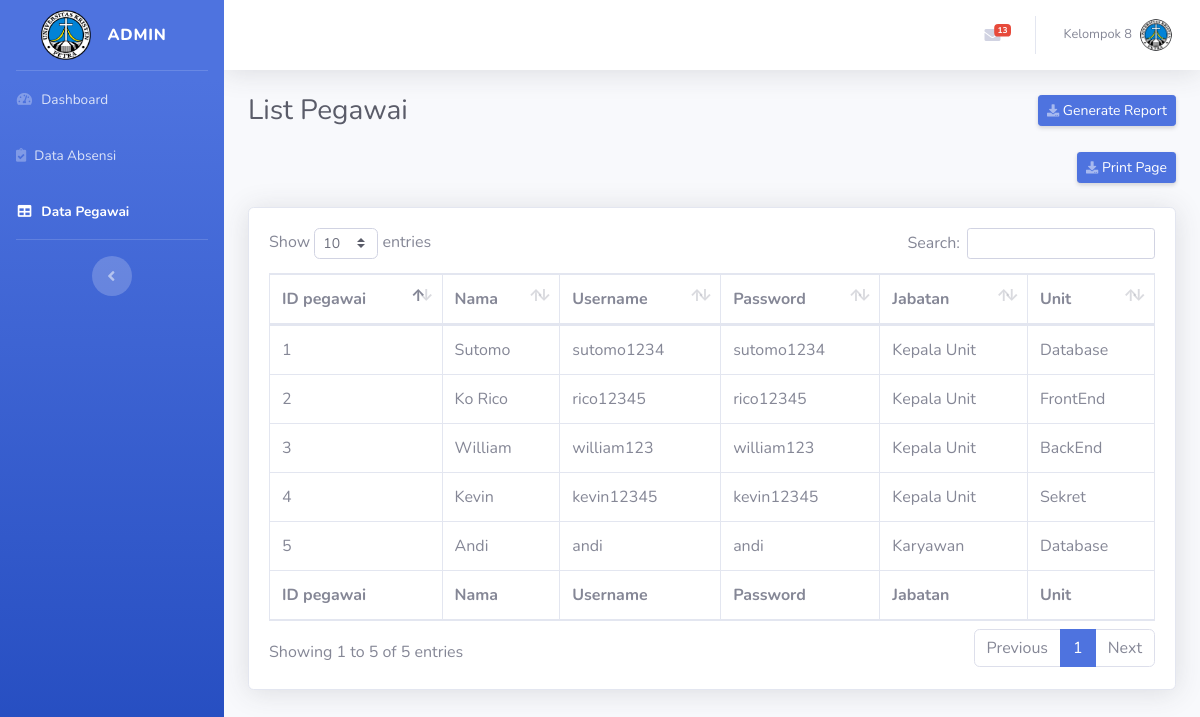
/admin_data_pegawai.php (signed in), run on the app's committed database.
### tables this page shows
CREATE TABLE `pegawai` (
  `id_pegawai` int(11) NOT NULL,
  `id_unit` int(11) NOT NULL,
  `nama_pegawai` varchar(255) NOT NULL,
  `username` varchar(10) NOT NULL,
  `sandi` varchar(10) NOT NULL,
  `jabatan_pegawai` varchar(255) NOT NULL,
  `tbl_img` varchar(255) NOT NULL
);

CREATE TABLE `unit` (
  `Id_unit` int(11) NOT NULL,
  `nama_unit` varchar(255) NOT NULL
);

### admin_data_pegawai.php (the view, shortened to what this page needs)
<?php
    include "config.php";
?>
<!DOCTYPE html>
<html lang="en">
    <head>
        <link href="vendor/fontawesome-free/css/all.min.css" rel="stylesheet" type="text/css">
        <link href="css/sb-admin-2.min.css" rel="stylesheet">
        <link href="vendor/datatables/dataTables.bootstrap4.min.css" rel="stylesheet">
    </head>
    <body id="page-top">
        <div id="wrapper">
            <ul class="navbar-nav bg-gradient-primary sidebar sidebar-dark accordion" id="accordionSidebar">
                <a class="sidebar-brand d-flex align-items-center justify-content-center" href="login.php">
                    <div class="sidebar-brand-icon ">
                        <img src="img/logoukp2.png" alt="blank" width="50" height="50">
                    </div>
                    <div class="sidebar-brand-text mx-3"><?php echo $_SESSION['name']; ?></div>
                </a>
                <hr class="sidebar-divider my-0">
                <li class="nav-item inactive">
                    <a class="nav-link" href="admin_dashboard.php">
                        <i class="fas fa-fw fa-tachometer-alt"></i>
                        <span>Dashboard</span></a>
                </li>
                <li class="nav-item inactive">
                    <a class="nav-link" href="admin_data_absensi.php">
                        <i class="fas fa-clipboard-check"></i>
                        <span>Data Absensi</span></a>
                </li>
                <li class="nav-item active">
                    <a class="nav-link" href="admin_data_pegawai.php">
                        <i class="fas fa-fw fa-table"></i>
                        <span>Data Pegawai</span></a>
                </li>
                <hr class="sidebar-divider d-none d-md-block">
                <div class="text-center d-none d-md-inline">
                    <button class="rounded-circle border-0" id="sidebarToggle"></button>
                </div>
            </ul>
            <div id="content-wrapper" class="d-flex flex-column">
                <div id="content">
                    <nav class="navbar navbar-expand navbar-light bg-white topbar mb-4 static-top shadow">
                        <ul class="navbar-nav ml-auto">
                            <li class="nav-item dropdown no-arrow mx-1">
                                <a class="nav-link dropdown-toggle" href="#" id="messagesDropdown" role="button"
                                    data-toggle="dropdown" aria-haspopup="true" aria-expanded="false">
                                    <i class="fas fa-envelope fa-fw"></i>
                                    <?php
                                    $sql = "SELECT c.id_cuti, c.id_pegawai, p.nama_pegawai, c.id_katagoricuti, k.nama_cuti, c.deskripsi FROM cuti c JOIN pegawai p ON c.id_pegawai = p.id_pegawai JOIN katagori_cuti k ON c.id_katagoricuti = k.id_katagoricuti WHERE c.status_cuti = 0";
                                    $result = mysqli_query($conn, $sql);
                                    ?>
                                    <span class="badge badge-danger badge-counter" id="hitung"><?php echo $result->num_rows;?></span>
                                </a>
                            </li>
                            <li class="nav-item dropdown no-arrow">
                                <a class="nav-link dropdown-toggle" href="#" id="userDropdown" role="button"
                                    data-toggle="dropdown" aria-haspopup="true" aria-expanded="false">
                                    <span class="mr-2 d-none d-lg-inline text-gray-600 small">Kelompok 8</span>
                                    <img class="img-profile rounded-circle"
                                        src="img/logoukp2.png">
                                </a>
                            </li>
                        </ul>
                    </nav>
                    <div class="container-fluid">
                        <div class="d-sm-flex align-items-center justify-content-between mb-4">
                            <h1 class="h3 mb-0 text-gray-800">List Pegawai</h1>
                            <a href="generate_report.php" class="d-none d-sm-inline-block btn btn-sm btn-primary shadow-sm "><i
                                    class="fas fa-download fa-sm text-white-50"></i> Generate Report</a>
                        </div>
                        <div class="d-sm-flex align-items-center justify-content-end mb-4">
                            <button onclick="window.print()" style="border:none; padding:0">
                                    <a class="d-none d-sm-inline-block btn btn-sm btn-primary shadow-sm">
                                        <i class="fas fa-download fa-sm text-white-50"></i> Print Page</a>
                            </button>
                        </div>
                        <div class="card shadow mb-4">
                            <div class="card-body">
                                <div class="table-responsive">
                                    <table class="table table-bordered" id="dataTable" width="100%" cellspacing="0">
                                        <thead>
                                            <tr>
                                                <th>ID pegawai</th>
                                                <th>Nama</th>
                                                <th>Username</th>
                                                <th>Password</th>
                                                <th>Jabatan</th>
                                                <th>Unit</th>
                                            </tr>
                                        </thead>
                                        <tfoot>
                                            <tr>
                                                <th>ID pegawai</th>
                                                <th>Nama</th>
                                                <th>Username</th>
                                                <th>Password</th>
                                                <th>Jabatan</th>
                                                <th>Unit</th>
                                            </tr>
                                        </tfoot>
                                        <tbody>
                                        <?php
                                            $sql = "SELECT * FROM pegawai p JOIN unit u ON u.id_unit = p.id_unit ";
                                            $query = mysqli_query($conn, $sql);
                                            while($row = mysqli_fetch_array($query)){
                                            echo "<tr>
                                            <td>".$row['id_pegawai']."</td>
                                            <td>".$row['nama_pegawai']."</td>
                                            <td>".$row['username']."</td>
                                            <td>".$row['sandi']."</td>
                                            <td>".$row['jabatan_pegawai']."</td>
                                            <td>".$row['nama_unit']."</td>
                                            </tr>";
                                            }
                                        ?>
                                        </tbody>
                                    </table>
                                </div>
                            </div>
                        </div>
                    </div>
                </div>
            </div>
        </div>
    </body>
</html>

### data on the page
pegawai: id_pegawai "1", nama_pegawai "Sutomo", username "sutomo1234", sandi "sutomo1234", jabatan_pegawai "Kepala Unit", id_unit.nama_unit "Database"
pegawai: id_pegawai "2", nama_pegawai "Ko Rico", username "rico12345", sandi "rico12345", jabatan_pegawai "Kepala Unit", id_unit.nama_unit "FrontEnd"
pegawai: id_pegawai "3", nama_pegawai "William", username "william123", sandi "william123", jabatan_pegawai "Kepala Unit", id_unit.nama_unit "BackEnd"
pegawai: id_pegawai "4", nama_pegawai "Kevin", username "kevin12345", sandi "kevin12345", jabatan_pegawai "Kepala Unit", id_unit.nama_unit "Sekret"
pegawai: id_pegawai "5", nama_pegawai "Andi", username "andi", sandi "andi", jabatan_pegawai "Karyawan", id_unit.nama_unit "Database"

### other printed values
$_SESSION['name'] "ADMIN"
$result->num_rows "13"
